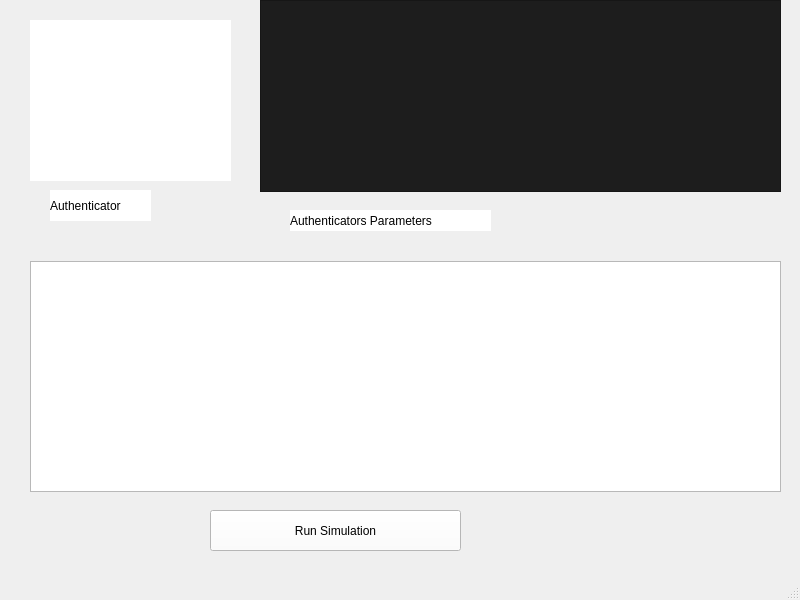
<?xml version="1.0" encoding="UTF-8"?>
<ui version="4.0">
 <class>MainWindow</class>
 <widget class="QMainWindow" name="MainWindow">
  <property name="geometry">
   <rect>
    <x>0</x>
    <y>0</y>
    <width>800</width>
    <height>600</height>
   </rect>
  </property>
  <property name="windowTitle">
   <string>MainWindow</string>
  </property>
  <widget class="QWidget" name="centralwidget">
   <widget class="QLabel" name="l02">
    <property name="geometry">
     <rect>
      <x>30</x>
      <y>20</y>
      <width>201</width>
      <height>161</height>
     </rect>
    </property>
    <property name="styleSheet">
     <string notr="true">background-color: rgb(255, 255, 255);</string>
    </property>
    <property name="text">
     <string/>
    </property>
    <property name="pixmap">
     <pixmap>wireless.png</pixmap>
    </property>
    <property name="scaledContents">
     <bool>true</bool>
    </property>
   </widget>
   <widget class="QLabel" name="label_3">
    <property name="geometry">
     <rect>
      <x>50</x>
      <y>190</y>
      <width>101</width>
      <height>31</height>
     </rect>
    </property>
    <property name="styleSheet">
     <string notr="true">background-color: rgb(255, 255, 255);
font: 75 12pt &quot;MS Shell Dlg 2&quot;;</string>
    </property>
    <property name="text">
     <string>Authenticator</string>
    </property>
   </widget>
   <widget class="QLabel" name="label_4">
    <property name="geometry">
     <rect>
      <x>290</x>
      <y>210</y>
      <width>201</width>
      <height>21</height>
     </rect>
    </property>
    <property name="styleSheet">
     <string notr="true">background-color: rgb(255, 255, 255);
font: 75 12pt &quot;MS Shell Dlg 2&quot;;</string>
    </property>
    <property name="text">
     <string>Authenticators Parameters</string>
    </property>
   </widget>
   <widget class="QPushButton" name="pushButton_authenticator">
    <property name="geometry">
     <rect>
      <x>210</x>
      <y>510</y>
      <width>251</width>
      <height>41</height>
     </rect>
    </property>
    <property name="styleSheet">
     <string notr="true">background-color: rgb(255, 255, 255);
font: 75 12pt &quot;MS Shell Dlg 2&quot;;</string>
    </property>
    <property name="text">
     <string>Run Simulation</string>
    </property>
   </widget>
   <widget class="QTextBrowser" name="l01">
    <property name="geometry">
     <rect>
      <x>260</x>
      <y>0</y>
      <width>521</width>
      <height>192</height>
     </rect>
    </property>
    <property name="styleSheet">
     <string notr="true">background-color: rgb(29, 29, 29);
font: 10pt &quot;MS Shell Dlg 2&quot;;
color: rgb(255, 255, 255);</string>
    </property>
   </widget>
   <widget class="QTextBrowser" name="textBrowser">
    <property name="geometry">
     <rect>
      <x>30</x>
      <y>261</y>
      <width>751</width>
      <height>231</height>
     </rect>
    </property>
   </widget>
  </widget>
  <widget class="QMenuBar" name="menubar">
   <property name="geometry">
    <rect>
     <x>0</x>
     <y>0</y>
     <width>800</width>
     <height>21</height>
    </rect>
   </property>
  </widget>
  <widget class="QStatusBar" name="statusbar"/>
 </widget>
 <resources/>
 <connections/>
</ui>
